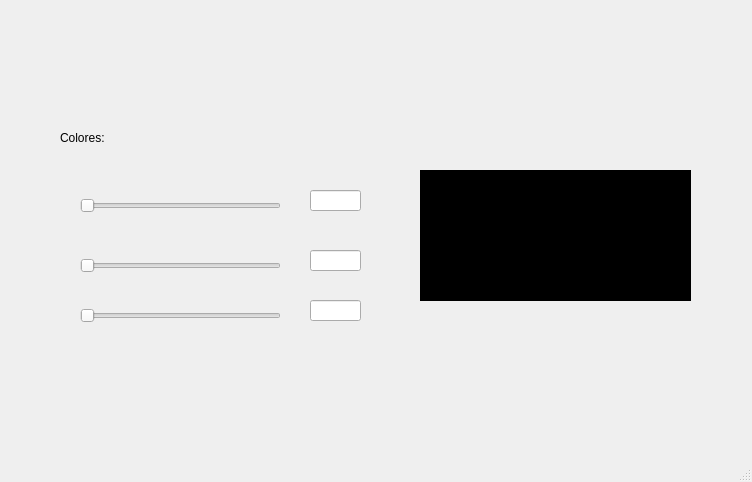
<?xml version="1.0" encoding="UTF-8"?>
<ui version="4.0">
 <class>MainWindow</class>
 <widget class="QMainWindow" name="MainWindow">
  <property name="geometry">
   <rect>
    <x>0</x>
    <y>0</y>
    <width>752</width>
    <height>482</height>
   </rect>
  </property>
  <property name="windowTitle">
   <string>MainWindow</string>
  </property>
  <widget class="QWidget" name="centralwidget">
   <widget class="QLabel" name="label">
    <property name="geometry">
     <rect>
      <x>20</x>
      <y>10</y>
      <width>121</width>
      <height>71</height>
     </rect>
    </property>
    <property name="text">
     <string/>
    </property>
    <property name="pixmap">
     <pixmap resource="../Imagenes/recursos.qrc">:/Logos/logoUat.png</pixmap>
    </property>
    <property name="scaledContents">
     <bool>true</bool>
    </property>
   </widget>
   <widget class="QLabel" name="label_4">
    <property name="geometry">
     <rect>
      <x>620</x>
      <y>0</y>
      <width>121</width>
      <height>71</height>
     </rect>
    </property>
    <property name="text">
     <string/>
    </property>
    <property name="pixmap">
     <pixmap resource="../Imagenes/recursos.qrc">:/Logos/FI_LOGO.png</pixmap>
    </property>
    <property name="scaledContents">
     <bool>true</bool>
    </property>
   </widget>
   <widget class="QLabel" name="label_5">
    <property name="geometry">
     <rect>
      <x>620</x>
      <y>350</y>
      <width>121</width>
      <height>71</height>
     </rect>
    </property>
    <property name="text">
     <string/>
    </property>
    <property name="pixmap">
     <pixmap resource="../Imagenes/recursos.qrc">:/Logos/equipo.jpeg</pixmap>
    </property>
    <property name="scaledContents">
     <bool>true</bool>
    </property>
   </widget>
   <widget class="QLabel" name="colorburguer">
    <property name="geometry">
     <rect>
      <x>420</x>
      <y>170</y>
      <width>271</width>
      <height>131</height>
     </rect>
    </property>
    <property name="styleSheet">
     <string notr="true">background-color: rgb(0, 0, 0);</string>
    </property>
    <property name="text">
     <string/>
    </property>
    <property name="scaledContents">
     <bool>false</bool>
    </property>
   </widget>
   <widget class="QLabel" name="label_2">
    <property name="geometry">
     <rect>
      <x>60</x>
      <y>130</y>
      <width>58</width>
      <height>16</height>
     </rect>
    </property>
    <property name="text">
     <string>Colores:</string>
    </property>
   </widget>
   <widget class="QSlider" name="valorR">
    <property name="geometry">
     <rect>
      <x>80</x>
      <y>190</y>
      <width>201</width>
      <height>31</height>
     </rect>
    </property>
    <property name="orientation">
     <enum>Qt::Horizontal</enum>
    </property>
   </widget>
   <widget class="QSlider" name="valorG">
    <property name="geometry">
     <rect>
      <x>80</x>
      <y>250</y>
      <width>201</width>
      <height>31</height>
     </rect>
    </property>
    <property name="orientation">
     <enum>Qt::Horizontal</enum>
    </property>
   </widget>
   <widget class="QSlider" name="valorB">
    <property name="geometry">
     <rect>
      <x>80</x>
      <y>300</y>
      <width>201</width>
      <height>31</height>
     </rect>
    </property>
    <property name="orientation">
     <enum>Qt::Horizontal</enum>
    </property>
   </widget>
   <widget class="QLineEdit" name="txt_R">
    <property name="geometry">
     <rect>
      <x>310</x>
      <y>190</y>
      <width>51</width>
      <height>21</height>
     </rect>
    </property>
   </widget>
   <widget class="QLineEdit" name="txt_G">
    <property name="geometry">
     <rect>
      <x>310</x>
      <y>250</y>
      <width>51</width>
      <height>21</height>
     </rect>
    </property>
   </widget>
   <widget class="QLineEdit" name="txt_B">
    <property name="geometry">
     <rect>
      <x>310</x>
      <y>300</y>
      <width>51</width>
      <height>21</height>
     </rect>
    </property>
   </widget>
  </widget>
  <widget class="QMenuBar" name="menubar">
   <property name="geometry">
    <rect>
     <x>0</x>
     <y>0</y>
     <width>752</width>
     <height>24</height>
    </rect>
   </property>
  </widget>
  <widget class="QStatusBar" name="statusbar"/>
 </widget>
 <resources>
  <include location="../Imagenes/recursos.qrc"/>
 </resources>
 <connections/>
</ui>
